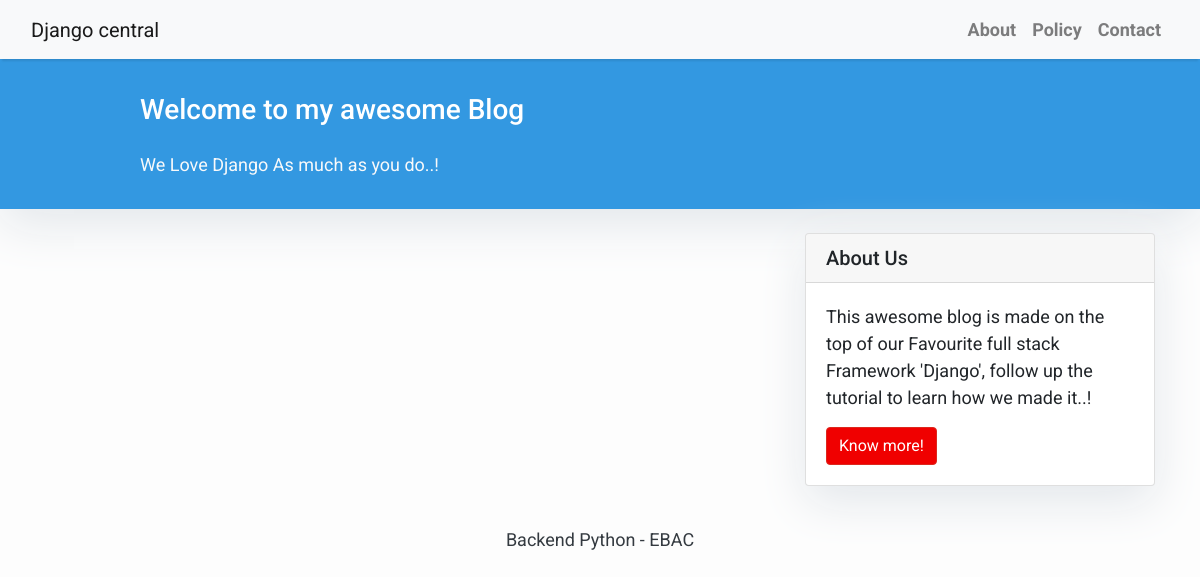
/home, run on an earlier commit of the app's database.
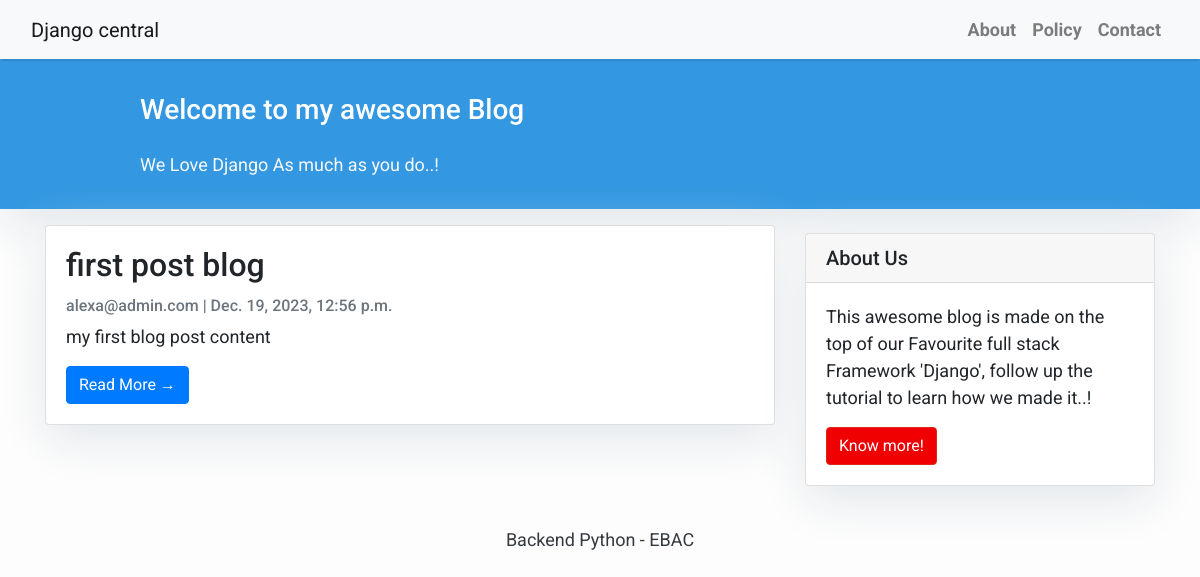
And on a later commit of the database.
### blog/models/post.py (models this page shows, shortened)
class Post(models.Model):
    title = models.CharField(max_length=200, unique=True)
    slug = models.SlugField(max_length=200, unique=True)
    author = models.ForeignKey(User, on_delete = models.CASCADE, related_name='blog_posts')
    updated_on = models.DateTimeField(auto_now=True)
    content = models.TextField()
    created_on = models.DateTimeField(auto_now_add=True)
    status = models.IntegerField(choices=STATUS, default=0)
    class Meta:
        ordering = ['-created_on']

### blog/views/post_view.py (the view)
# urls.py: path("", views.PostView.as_view(), name="home"),
class PostView(generic.ListView):
    queryset = Post.objects.filter(status=0).order_by('-created_on')
    template_name = 'index.html'

### templates/index.html (shortened to what this page needs)
{% extends "base.html" %}
{% block content %}
<header class="masthead">
    <div class="container">
        <div class="row">
            <div class=" col-md-8 col-md-10 mx-auto">
                <div class="site-heading">
                    <h3 class=" site-heading my-4 mt-3 text-white"> Welcome to my awesome Blog </h3>
                    <p class="text-light">We Love Django As much as you do..! &nbsp
                    </p>
                </div>
            </div>
        </div>
    </div>
</header>
<div class="container">
    <div class="row">
        <div class="col-md-8 mt-3 left">
            {% for post in post_list %}
            <div class="card mb-4">
                <div class="card-body">
                    <h2 class="card-title">{{ post.title }}</h2>
                    <p class="card-text text-muted h6">{{ post.author }} | {{ post.created_on}} </p>
                    <p class="card-text">{{post.content|slice:":200" }}</p>
                    <a href="{% url 'post_detail' post.slug  %}" class="btn btn-primary">Read More &rarr;</a>
                </div>
            </div>
            {% endfor %}
        </div>
        {% block sidebar %} {% include 'sidebar.html' %} {% endblock sidebar %}
    </div>
</div>
{%endblock%}

What changed in the data, as far as the page shows it:
added Post: title "first post blog", author "alexa@admin.com", created_on "Dec. 19, 2023, 12:56 p.m.", content "my first blog post content"
